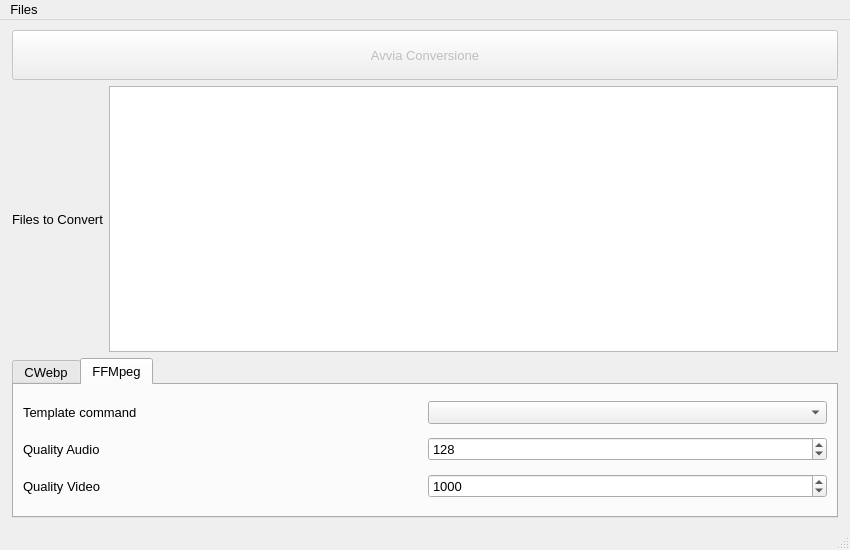
<?xml version="1.0" encoding="UTF-8"?>
<ui version="4.0">
 <class>MainWindow</class>
 <widget class="QMainWindow" name="MainWindow">
  <property name="geometry">
   <rect>
    <x>0</x>
    <y>0</y>
    <width>850</width>
    <height>550</height>
   </rect>
  </property>
  <property name="minimumSize">
   <size>
    <width>850</width>
    <height>550</height>
   </size>
  </property>
  <property name="font">
   <font>
    <pointsize>10</pointsize>
   </font>
  </property>
  <property name="windowTitle">
   <string>Python Creazioni comandi</string>
  </property>
  <widget class="QWidget" name="centralwidget">
   <layout class="QVBoxLayout" name="verticalLayout" stretch="0,0,0">
    <property name="leftMargin">
     <number>12</number>
    </property>
    <property name="topMargin">
     <number>10</number>
    </property>
    <property name="rightMargin">
     <number>12</number>
    </property>
    <property name="bottomMargin">
     <number>10</number>
    </property>
    <item>
     <widget class="QPushButton" name="pushButtonAvviaConversione">
      <property name="enabled">
       <bool>false</bool>
      </property>
      <property name="minimumSize">
       <size>
        <width>0</width>
        <height>50</height>
       </size>
      </property>
      <property name="text">
       <string>Avvia Conversione</string>
      </property>
     </widget>
    </item>
    <item>
     <layout class="QHBoxLayout" name="horizontalLayout_2">
      <item>
       <widget class="QLabel" name="label">
        <property name="text">
         <string>Files to Convert</string>
        </property>
       </widget>
      </item>
      <item>
       <widget class="QPlainTextEdit" name="PlainTextEditFiles"/>
      </item>
     </layout>
    </item>
    <item>
     <widget class="QTabWidget" name="tabWidget">
      <property name="maximumSize">
       <size>
        <width>16777215</width>
        <height>160</height>
       </size>
      </property>
      <property name="currentIndex">
       <number>1</number>
      </property>
      <widget class="QWidget" name="tab">
       <attribute name="title">
        <string>CWebp</string>
       </attribute>
       <layout class="QVBoxLayout" name="verticalLayout_2">
        <item>
         <layout class="QHBoxLayout" name="horizontalLayout" stretch="0,1">
          <item>
           <widget class="QLabel" name="label_5">
            <property name="text">
             <string>Template command</string>
            </property>
           </widget>
          </item>
          <item>
           <widget class="QComboBox" name="comboBoxCwebpCommands"/>
          </item>
         </layout>
        </item>
        <item>
         <layout class="QGridLayout" name="gridLayout">
          <item row="1" column="4">
           <widget class="QComboBox" name="comboBoxWidthOrHeightCwebp">
            <property name="enabled">
             <bool>false</bool>
            </property>
           </widget>
          </item>
          <item row="1" column="3">
           <widget class="QLabel" name="label_4">
            <property name="text">
             <string>px</string>
            </property>
           </widget>
          </item>
          <item row="1" column="0">
           <widget class="QSpinBox" name="spinBoxQualityCwebp">
            <property name="maximumSize">
             <size>
              <width>150</width>
              <height>16777215</height>
             </size>
            </property>
            <property name="alignment">
             <set>Qt::AlignRight|Qt::AlignTrailing|Qt::AlignVCenter</set>
            </property>
            <property name="minimum">
             <number>1</number>
            </property>
            <property name="maximum">
             <number>100</number>
            </property>
            <property name="value">
             <number>75</number>
            </property>
           </widget>
          </item>
          <item row="1" column="1">
           <spacer name="horizontalSpacer">
            <property name="orientation">
             <enum>Qt::Horizontal</enum>
            </property>
            <property name="sizeType">
             <enum>QSizePolicy::Expanding</enum>
            </property>
            <property name="sizeHint" stdset="0">
             <size>
              <width>40</width>
              <height>20</height>
             </size>
            </property>
           </spacer>
          </item>
          <item row="1" column="2">
           <widget class="QSpinBox" name="spinBoxResizeCwebp">
            <property name="minimumSize">
             <size>
              <width>0</width>
              <height>0</height>
             </size>
            </property>
            <property name="maximumSize">
             <size>
              <width>100</width>
              <height>16777215</height>
             </size>
            </property>
            <property name="alignment">
             <set>Qt::AlignRight|Qt::AlignTrailing|Qt::AlignVCenter</set>
            </property>
            <property name="minimum">
             <number>0</number>
            </property>
            <property name="maximum">
             <number>5000</number>
            </property>
            <property name="value">
             <number>0</number>
            </property>
           </widget>
          </item>
          <item row="0" column="0">
           <widget class="QLabel" name="label_2">
            <property name="text">
             <string>Quality</string>
            </property>
           </widget>
          </item>
          <item row="0" column="2" colspan="3">
           <widget class="QLabel" name="label_3">
            <property name="text">
             <string>Resize - insert a value to resize images and keep aspect ratio</string>
            </property>
           </widget>
          </item>
         </layout>
        </item>
       </layout>
      </widget>
      <widget class="QWidget" name="tab_2">
       <attribute name="title">
        <string>FFMpeg</string>
       </attribute>
       <layout class="QVBoxLayout" name="verticalLayout_3">
        <item>
         <layout class="QHBoxLayout" name="horizontalLayout_4">
          <item>
           <widget class="QLabel" name="label_6">
            <property name="text">
             <string>Template command</string>
            </property>
           </widget>
          </item>
          <item>
           <widget class="QComboBox" name="comboBoxFFmpegCommands"/>
          </item>
         </layout>
        </item>
        <item>
         <layout class="QHBoxLayout" name="horizontalLayout_5">
          <item>
           <widget class="QLabel" name="label_8">
            <property name="text">
             <string>Quality Audio</string>
            </property>
           </widget>
          </item>
          <item>
           <widget class="QSpinBox" name="spinBoxFFmpegBitrateAudio">
            <property name="minimum">
             <number>1</number>
            </property>
            <property name="maximum">
             <number>320</number>
            </property>
            <property name="value">
             <number>128</number>
            </property>
           </widget>
          </item>
         </layout>
        </item>
        <item>
         <layout class="QHBoxLayout" name="horizontalLayout_3">
          <item>
           <widget class="QLabel" name="label_7">
            <property name="text">
             <string>Quality Video</string>
            </property>
           </widget>
          </item>
          <item>
           <widget class="QSpinBox" name="spinBoxFFmpegBitrateVideo">
            <property name="minimum">
             <number>1</number>
            </property>
            <property name="maximum">
             <number>5000</number>
            </property>
            <property name="value">
             <number>1000</number>
            </property>
           </widget>
          </item>
         </layout>
        </item>
       </layout>
      </widget>
     </widget>
    </item>
   </layout>
  </widget>
  <widget class="QMenuBar" name="menubar">
   <property name="geometry">
    <rect>
     <x>0</x>
     <y>0</y>
     <width>850</width>
     <height>24</height>
    </rect>
   </property>
   <widget class="QMenu" name="menuFiles">
    <property name="title">
     <string>Files</string>
    </property>
    <addaction name="actionAdd_Files"/>
    <addaction name="separator"/>
    <addaction name="actionExit"/>
   </widget>
   <addaction name="menuFiles"/>
  </widget>
  <widget class="QStatusBar" name="statusbar"/>
  <action name="actionAdd_Files">
   <property name="text">
    <string>Add Files</string>
   </property>
  </action>
  <action name="actionExit">
   <property name="text">
    <string>Exit</string>
   </property>
  </action>
 </widget>
 <resources/>
 <connections/>
</ui>
